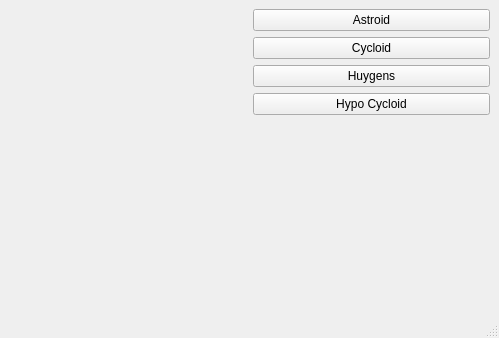
<?xml version="1.0" encoding="UTF-8"?>
<ui version="4.0">
 <class>MainWindow</class>
 <widget class="QMainWindow" name="MainWindow">
  <property name="geometry">
   <rect>
    <x>0</x>
    <y>0</y>
    <width>499</width>
    <height>338</height>
   </rect>
  </property>
  <property name="windowTitle">
   <string>MainWindow</string>
  </property>
  <widget class="QWidget" name="centralwidget">
   <layout class="QGridLayout" name="gridLayout">
    <item row="0" column="0">
     <layout class="QHBoxLayout" name="horizontalLayout">
      <item>
       <widget class="RenderArea" name="renderArea" native="true"/>
      </item>
      <item>
       <layout class="QVBoxLayout" name="verticalLayout">
        <item>
         <widget class="QPushButton" name="btnAstroid">
          <property name="text">
           <string>Astroid</string>
          </property>
         </widget>
        </item>
        <item>
         <widget class="QPushButton" name="btnCycloid">
          <property name="text">
           <string>Cycloid</string>
          </property>
         </widget>
        </item>
        <item>
         <widget class="QPushButton" name="btnHuygens">
          <property name="text">
           <string>Huygens</string>
          </property>
         </widget>
        </item>
        <item>
         <widget class="QPushButton" name="btnHypo">
          <property name="text">
           <string>Hypo Cycloid</string>
          </property>
         </widget>
        </item>
        <item>
         <spacer name="verticalSpacer">
          <property name="orientation">
           <enum>Qt::Vertical</enum>
          </property>
          <property name="sizeHint" stdset="0">
           <size>
            <width>20</width>
            <height>40</height>
           </size>
          </property>
         </spacer>
        </item>
       </layout>
      </item>
     </layout>
    </item>
   </layout>
  </widget>
  <widget class="QStatusBar" name="statusbar"/>
 </widget>
 <customwidgets>
  <customwidget>
   <class>RenderArea</class>
   <extends>QWidget</extends>
   <header>renderarea.h</header>
   <container>1</container>
  </customwidget>
 </customwidgets>
 <resources/>
 <connections/>
</ui>
